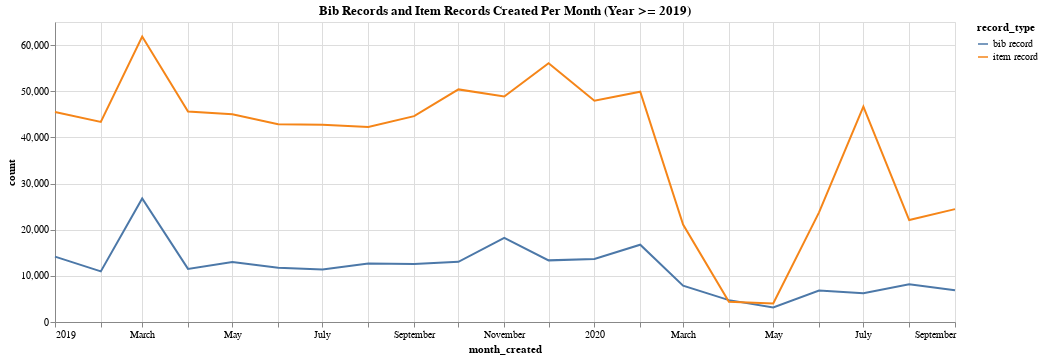

Notebook source saved alongside this figure:
### Code cell
source = df[
    (df['month_created'] >= '2019') 
            & (df['record_type'].isin(['bib record', 'item record'])) ]

bib_v_item = alt.Chart(source).mark_line().encode(
    x='month_created:T',
    y='count',
    color='record_type',
    tooltip=['month_created:T', 'count', 'record_type']
).properties(
    title='Bib Records and Item Records Created Per Month (Year >= 2019)',
    width=900
)

# display the chart
bib_v_item

### Figure 1 — Vega-Lite specification as saved in the notebook (floating-point values rounded to 4 significant figures)
{"config": {"view": {"continuousWidth": 400, "continuousHeight": 300}}, "data": {"name": "data-9f5dc09c6c02239ca59177b5d140638e"}, "mark": "line", "encoding": {"color": {"type": "nominal", "field": "record_type"}, "tooltip": [{"type": "temporal", "field": "month_created"}, {"type": "quantitative", "field": "count"}, {"type": "nominal", "field": "record_type"}], "x": {"type": "temporal", "field": "month_created"}, "y": {"type": "quantitative", "field": "count"}}, "title": "Bib Records and Item Records Created Per Month (Year >= 2019)", "width": 900, "$schema": "https://vega.github.io/schema/vega-lite/v4.8.1.json", "datasets": {"data-9f5dc09c6c02239ca59177b5d140638e": [{"month_created": "2019-01", "record_type": "bib record", "count": 14169}, {"month_created": "2019-01", "record_type": "item record", "count": 45512}, {"month_created": "2019-02", "record_type": "bib record", "count": 10967}, {"month_created": "2019-02", "record_type": "item record", "count": 43340}, {"month_created": "2019-03", "record_type": "bib record", "count": 26779}, {"month_created": "2019-03", "record_type": "item record", "count": 61856}, {"month_created": "2019-04", "record_type": "bib record", "count": 11502}, {"month_created": "2019-04", "record_type": "item record", "count": 45617}, {"month_created": "2019-05", "record_type": "bib record", "count": 13022}, {"month_created": "2019-05", "record_type": "item record", "count": 45024}, {"month_created": "2019-06", "record_type": "bib record", "count": 11740}, {"month_created": "2019-06", "record_type": "item record", "count": 42863}, {"month_created": "2019-07", "record_type": "bib record", "count": 11357}, {"month_created": "2019-07", "record_type": "item record", "count": 42727}, {"month_created": "2019-08", "record_type": "bib record", "count": 12688}, {"month_created": "2019-08", "record_type": "item record", "count": 42237}, {"month_created": "2019-09", "record_type": "bib record", "count": 12592}, {"month_created": "2019-09", "record_type": "item record", "count": 44593}, {"month_created": "2019-10", "record_type": "bib record", "count": 13048}, {"month_created": "2019-10", "record_type": "item record", "count": 50398}, {"month_created": "2019-11", "record_type": "bib record", "count": 18204}, {"month_created": "2019-11", "record_type": "item record", "count": 48846}, {"month_created": "2019-12", "record_type": "bib record", "count": 13353}, {"month_created": "2019-12", "record_type": "item record", "count": 56060}, {"month_created": "2020-01", "record_type": "bib record", "count": 13636}, {"month_created": "2020-01", "record_type": "item record", "count": 47946}, {"month_created": "2020-02", "record_type": "bib record", "count": 16741}, {"month_created": "2020-02", "record_type": "item record", "count": 49899}, {"month_created": "2020-03", "record_type": "bib record", "count": 7876}, {"month_created": "2020-03", "record_type": "item record", "count": 21130}, {"month_created": "2020-04", "record_type": "bib record", "count": 4737}, {"month_created": "2020-04", "record_type": "item record", "count": 4407}, {"month_created": "2020-05", "record_type": "bib record", "count": 3168}, {"month_created": "2020-05", "record_type": "item record", "count": 4031}, {"month_created": "2020-06", "record_type": "bib record", "count": 6827}, {"month_created": "2020-06", "record_type": "item record", "count": 23760}, {"month_created": "2020-07", "record_type": "bib record", "count": 6235}, {"month_created": "2020-07", "record_type": "item record", "count": 46674}, {"month_created": "2020-08", "record_type": "bib record", "count": 8153}, {"month_created": "2020-08", "record_type": "item record", "count": 22080}, {"month_created": "2020-09", "record_type": "bib record", "count": 6860}, {"month_created": "2020-09", "record_type": "item record", "count": 24458}]}}
